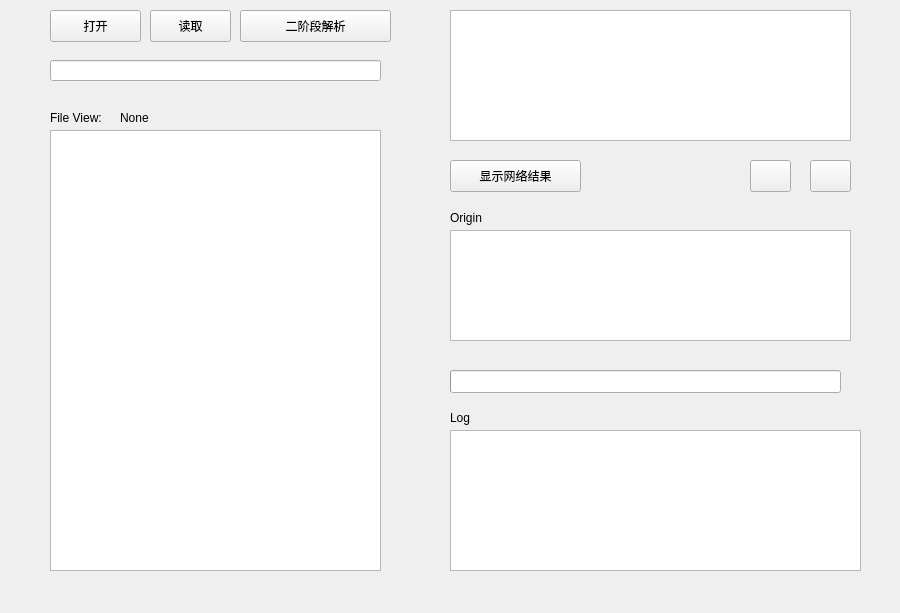
<?xml version="1.0" encoding="UTF-8"?>
<ui version="4.0">
    <class>phase_two</class>
    <widget class="QWidget" name="phase_two">
        <property name="geometry">
            <rect>
                <x>0</x>
                <y>0</y>
                <width>900</width>
                <height>613</height>
            </rect>
        </property>
        <property name="maximumSize">
            <size>
                <width>900</width>
                <height>680</height>
            </size>
        </property>
        <property name="windowTitle">
            <string>Form</string>
        </property>
        <widget class="QLabel" name="label">
            <property name="geometry">
                <rect>
                    <x>450</x>
                    <y>410</y>
                    <width>51</width>
                    <height>16</height>
                </rect>
            </property>
            <property name="text">
                <string>Log</string>
            </property>
        </widget>
        <widget class="QPushButton" name="previous_btn">
            <property name="geometry">
                <rect>
                    <x>750</x>
                    <y>160</y>
                    <width>41</width>
                    <height>32</height>
                </rect>
            </property>
            <property name="text">
                <string/>
            </property>
            <property name="icon">
                <iconset resource="../base/files.qrc">
                    <normaloff>:/16x16/icons/16x16/cil-arrow-left.png</normaloff>:/16x16/icons/16x16/cil-arrow-left.png
                </iconset>
            </property>
        </widget>
        <widget class="QTextBrowser" name="text_logs">
            <property name="geometry">
                <rect>
                    <x>450</x>
                    <y>430</y>
                    <width>411</width>
                    <height>141</height>
                </rect>
            </property>
        </widget>
        <widget class="QPushButton" name="next_btn">
            <property name="geometry">
                <rect>
                    <x>810</x>
                    <y>160</y>
                    <width>41</width>
                    <height>32</height>
                </rect>
            </property>
            <property name="text">
                <string/>
            </property>
            <property name="icon">
                <iconset resource="../base/files.qrc">
                    <normaloff>:/16x16/icons/16x16/cil-arrow-right.png</normaloff>
                    :/16x16/icons/16x16/cil-arrow-right.png
                </iconset>
            </property>
        </widget>
        <widget class="QGraphicsView" name="graphic">
            <property name="geometry">
                <rect>
                    <x>450</x>
                    <y>10</y>
                    <width>401</width>
                    <height>131</height>
                </rect>
            </property>
        </widget>
        <widget class="QLineEdit" name="fn_chooser">
            <property name="geometry">
                <rect>
                    <x>50</x>
                    <y>60</y>
                    <width>331</width>
                    <height>21</height>
                </rect>
            </property>
        </widget>
        <widget class="QPushButton" name="show_net_btn">
            <property name="geometry">
                <rect>
                    <x>450</x>
                    <y>160</y>
                    <width>131</width>
                    <height>32</height>
                </rect>
            </property>
            <property name="text">
                <string>显示网络结果</string>
            </property>
            <property name="icon">
                <iconset resource="../base/files.qrc">
                    <normaloff>:/16x16/icons/16x16/cil-window-restore.png</normaloff>
                    :/16x16/icons/16x16/cil-window-restore.png
                </iconset>
            </property>
        </widget>
        <widget class="QPushButton" name="open_file">
            <property name="geometry">
                <rect>
                    <x>50</x>
                    <y>10</y>
                    <width>91</width>
                    <height>32</height>
                </rect>
            </property>
            <property name="text">
                <string>打开</string>
            </property>
            <property name="icon">
                <iconset resource="../base/files.qrc">
                    <normaloff>:/16x16/icons/16x16/cil-folder-open.png</normaloff>
                    :/16x16/icons/16x16/cil-folder-open.png
                </iconset>
            </property>
        </widget>
        <widget class="QPushButton" name="p1_predict">
            <property name="geometry">
                <rect>
                    <x>240</x>
                    <y>10</y>
                    <width>151</width>
                    <height>32</height>
                </rect>
            </property>
            <property name="text">
                <string>二阶段解析</string>
            </property>
            <property name="icon">
                <iconset resource="../base/files.qrc">
                    <normaloff>:/16x16/icons/16x16/cil-input-power.png</normaloff>
                    :/16x16/icons/16x16/cil-input-power.png
                </iconset>
            </property>
        </widget>
        <widget class="QLabel" name="label_2">
            <property name="geometry">
                <rect>
                    <x>50</x>
                    <y>110</y>
                    <width>61</width>
                    <height>16</height>
                </rect>
            </property>
            <property name="text">
                <string>File View:</string>
            </property>
        </widget>
        <widget class="QPushButton" name="open_dir">
            <property name="geometry">
                <rect>
                    <x>150</x>
                    <y>10</y>
                    <width>81</width>
                    <height>32</height>
                </rect>
            </property>
            <property name="text">
                <string>读取</string>
            </property>
            <property name="icon">
                <iconset resource="../base/files.qrc">
                    <normaloff>:/16x16/icons/16x16/cil-find-in-page.png</normaloff>
                    :/16x16/icons/16x16/cil-find-in-page.png
                </iconset>
            </property>
        </widget>
        <widget class="QTreeView" name="treeView">
            <property name="geometry">
                <rect>
                    <x>50</x>
                    <y>130</y>
                    <width>331</width>
                    <height>441</height>
                </rect>
            </property>
        </widget>
        <widget class="QLabel" name="folder_name">
            <property name="geometry">
                <rect>
                    <x>120</x>
                    <y>110</y>
                    <width>251</width>
                    <height>16</height>
                </rect>
            </property>
            <property name="text">
                <string>None</string>
            </property>
        </widget>
        <widget class="QGraphicsView" name="graphic_origin">
            <property name="geometry">
                <rect>
                    <x>450</x>
                    <y>230</y>
                    <width>401</width>
                    <height>111</height>
                </rect>
            </property>
        </widget>
        <widget class="QLabel" name="label_3">
            <property name="geometry">
                <rect>
                    <x>450</x>
                    <y>210</y>
                    <width>51</width>
                    <height>16</height>
                </rect>
            </property>
            <property name="text">
                <string>Origin</string>
            </property>
        </widget>
        <widget class="QProgressBar" name="progressBar">
            <property name="geometry">
                <rect>
                    <x>450</x>
                    <y>370</y>
                    <width>391</width>
                    <height>23</height>
                </rect>
            </property>
            <property name="value">
                <number>0</number>
            </property>
            <property name="textVisible">
                <bool>false</bool>
            </property>
        </widget>
    </widget>
    <resources>
        <include location="../base/files.qrc"/>
    </resources>
    <connections/>
</ui>
